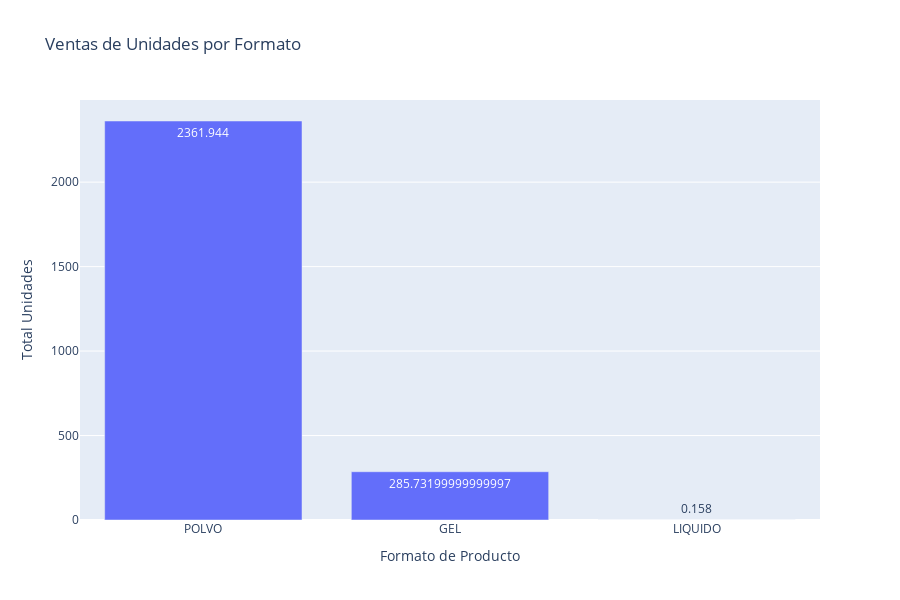

The code cell stored with this chart in its notebook:
### Code cell
fig = px.bar(
    dfFormatSales.sort_values(by='TOTAL_UNIT_SALES', ascending = False),
    x="FORMAT",
    y="TOTAL_UNIT_SALES",
    text="TOTAL_UNIT_SALES",
    title="Ventas de Unidades por Formato",
    height=600,
    labels={
        "FORMAT": "Formato de Producto",
        "TOTAL_UNIT_SALES": "Total Unidades"
    }
)
fig.show()

### Figure 1 — Plotly figure (JSON) as saved in the notebook; plotly's stock layout.template omitted (floating-point values rounded to 4 significant figures)
{"data": [{"hovertemplate": "Formato de Producto=%{x}<br>Total Unidades=%{text}<extra></extra>", "legendgroup": "", "marker": {"color": "#636efa", "pattern": {"shape": ""}}, "name": "", "orientation": "v", "showlegend": false, "text": [2362.0, 285.7, 0.158], "textposition": "auto", "type": "bar", "x": ["POLVO", "GEL", "LIQUIDO"], "xaxis": "x", "y": [2362.0, 285.7, 0.158], "yaxis": "y"}], "layout": {"barmode": "relative", "height": 600, "legend": {"tracegroupgap": 0}, "title": {"text": "Ventas de Unidades por Formato"}, "xaxis": {"anchor": "y", "domain": [0, 1], "title": {"text": "Formato de Producto"}}, "yaxis": {"anchor": "x", "domain": [0, 1], "title": {"text": "Total Unidades"}}}}
